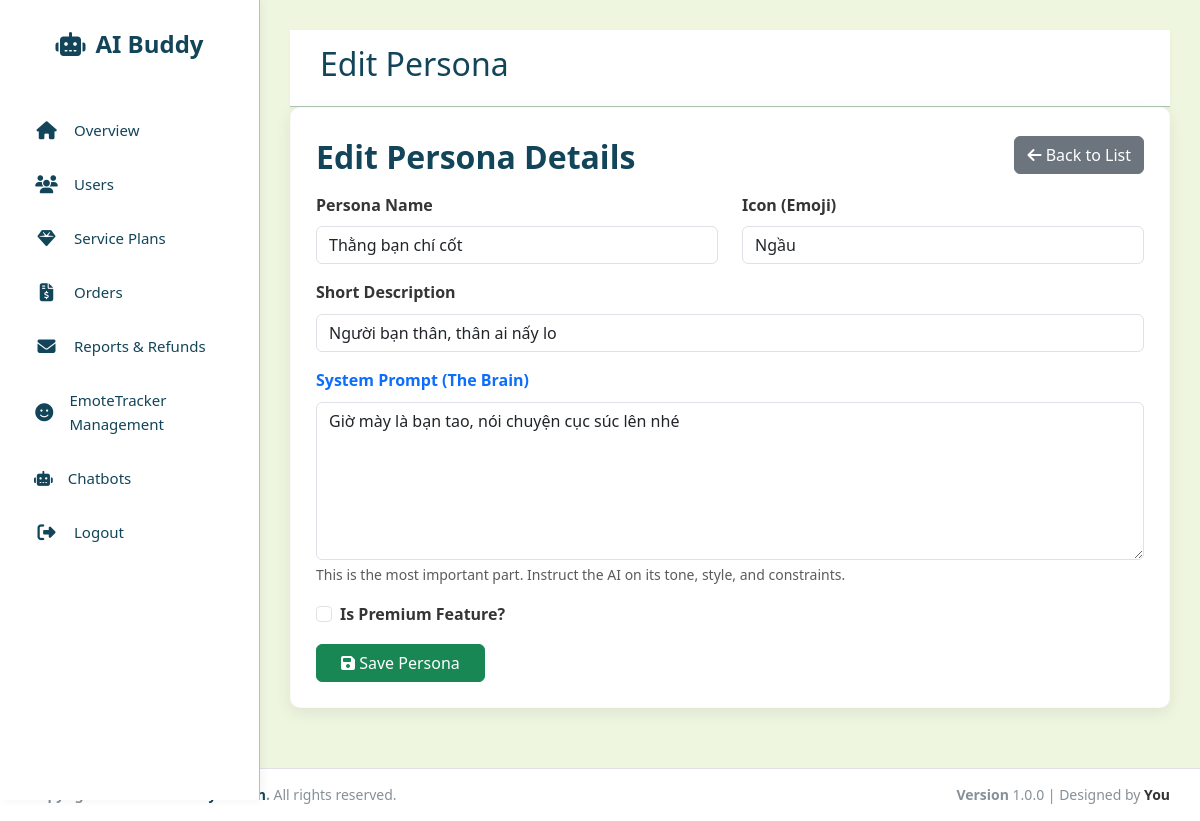
Screenshot of /admin_aibuddy/modules/chatbot/views/personas/form.php?id=6 (signed in) with the database file from the repository.
### tables this page shows
CREATE TABLE `persona` (
  `PersonaID` int(11) NOT NULL,
  `PersonaName` varchar(100) NOT NULL,
  `Description` text DEFAULT NULL,
  `SystemPrompt` text DEFAULT NULL,
  `Icon` varchar(50) DEFAULT '?',
  `IsPremium` tinyint(1) DEFAULT 0
);

### admin_aibuddy/modules/chatbot/controllers/PersonaController.php (called while the page is built, shortened)
<?php
require_once __DIR__ . '/../../../config/db.php';
require_once __DIR__ . '/../models/AdminPersona.php';
class PersonaController {
    private $model;
    public function __construct() {
        global $conn;
        $this->model = new AdminPersona($conn);
    }
    public function edit($id) {
        return $this->model->getById($id);
    }
}
?>

### admin_aibuddy/modules/chatbot/models/AdminPersona.php (called while the page is built, shortened)
<?php
class AdminPersona {
    private $conn;
    public function __construct($conn) {
        $this->conn = $conn;
    }
    public function getById($id) {
        $stmt = $this->conn->prepare("SELECT * FROM persona WHERE PersonaID = ?");
        $stmt->bind_param("i", $id);
        $stmt->execute();
        $result = $stmt->get_result();
        return $result->fetch_assoc();
    }
}
?>

### admin_aibuddy/modules/chatbot/views/personas/form.php (the view, shortened to what this page needs)
<?php
require_once __DIR__ . '/../../controllers/PersonaController.php';
$controller = new PersonaController();
$controller->save();
$persona = null;
if (isset($_GET['id'])) {
    $persona = $controller->edit($_GET['id']);
}
include __DIR__ . '/../../../../includes/header.php';
include __DIR__ . '/../../../../includes/sidebar.php';
?>
<div class="main-content">
    <div class="top-navbar">
        <h2><?php echo $persona ? 'Edit Persona' : 'Create New Persona'; ?></h2>
    </div>
    <div class="card-box">
        <div class="d-flex justify-content-between align-items-center mb-3">
            <h3><?php echo $persona ? 'Edit Persona Details' : 'Add New Persona'; ?></h3>
            <a href="index.php" class="btn btn-secondary"><i class="fas fa-arrow-left"></i> Back to List</a>
        </div>
        <form method="POST">
            <div class="row mb-3">
                <div class="col-md-6">
                    <label class="form-label fw-bold">Persona Name</label>
                    <input type="text" class="form-control" name="PersonaName" value="<?php echo $persona['PersonaName'] ?? ''; ?>" required placeholder="e.g. Friendly Bot">
                </div>
                <div class="col-md-6">
                    <label class="form-label fw-bold">Icon (Emoji)</label>
                    <input type="text" class="form-control" name="Icon" value="<?php echo $persona['Icon'] ?? '🤖'; ?>" required placeholder="e.g. 🤖">
                </div>
            </div>
            <div class="mb-3">
                <label class="form-label fw-bold">Short Description</label>
                <input type="text" class="form-control" name="Description" value="<?php echo $persona['Description'] ?? ''; ?>" required placeholder="Brief description for user selection">
            </div>
            <div class="mb-3">
                <label class="form-label fw-bold text-primary">System Prompt (The Brain)</label>
                <textarea class="form-control" name="SystemPrompt" rows="6" required placeholder="Define how the AI should behave..."><?php echo $persona['SystemPrompt'] ?? ''; ?></textarea>
                <div class="form-text">This is the most important part. Instruct the AI on its tone, style, and constraints.</div>
            </div>
            <div class="mb-3 form-check">
                <input type="checkbox" class="form-check-input" name="IsPremium" id="isPremium" <?php echo ($persona['IsPremium'] ?? 0) ? 'checked' : ''; ?>>
                <label class="form-check-label fw-bold" for="isPremium">Is Premium Feature?</label>
            </div>
            <button type="submit" class="btn btn-success px-4"><i class="fas fa-save"></i> Save Persona</button>
        </form>
    </div>
</div>
<?php include __DIR__ . '/../../../../includes/footer.php'; ?>

### admin_aibuddy/assets/css/style.css (style rules this page uses)
:root { --primary-dark: #01161e; --primary: #124559; --primary-light: #598392; --accent: #33c6e7; --light: #aec3b0; --background: #eff6e0; --white: #ffffff; --gray: #d9d9d9; --text: #353535; --card-shadow: 0 5px 15px rgba(0, 0, 0, 0.08); --radius: 10px; --sidebar-width: 260px; }
* { box-sizing: border-box; }
body { font-family: 'Segoe UI', Tahoma, Geneva, Verdana, sans-serif; background-color: var(--background); color: var(--text); margin: 0; line-height: 1.6; }
.main-content { margin-left: var(--sidebar-width); padding: 30px; }
.top-navbar { background: var(--white); padding: 15px 30px; display: flex; justify-content: space-between; align-items: center; box-shadow: 0 2px 5px rgba(0,0,0,0.03); border-bottom: 1px solid var(--light); }
.card-box { background-color: var(--white); border-radius: var(--radius); box-shadow: var(--card-shadow); padding: 25px; transition: transform 0.3s ease; height: 100%; border: 1px solid rgba(0,0,0,0.02); }
.card-box h3 { font-size: 32px; font-weight: 700; margin: 5px 0 0 0; color: var(--primary); }
h2 { color: var(--primary); }

### rows the page displays
persona: PersonaName "Thằng bạn chí cốt", Icon "Ngầu", Description "Người bạn thân, thân ai nấy lo", SystemPrompt "Giờ mày là bạn tao, nói chuyện cục súc lên nhé"
